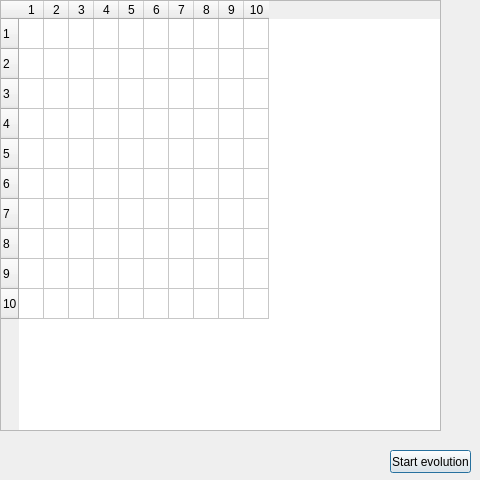
<?xml version="1.0" encoding="UTF-8"?>
<ui version="4.0">
 <class>Dialog</class>
 <widget class="QDialog" name="Dialog">
  <property name="geometry">
   <rect>
    <x>0</x>
    <y>0</y>
    <width>480</width>
    <height>480</height>
   </rect>
  </property>
  <property name="windowTitle">
   <string>Dialog</string>
  </property>
  <widget class="QPushButton" name="Press">
   <property name="geometry">
    <rect>
     <x>390</x>
     <y>450</y>
     <width>81</width>
     <height>23</height>
    </rect>
   </property>
   <property name="text">
    <string>Start evolution</string>
   </property>
  </widget>
  <widget class="QTableWidget" name="tableWidget">
   <property name="geometry">
    <rect>
     <x>0</x>
     <y>0</y>
     <width>441</width>
     <height>431</height>
    </rect>
   </property>
   <property name="cursor" stdset="0">
    <cursorShape>ArrowCursor</cursorShape>
   </property>
   <property name="accessibleName">
    <string>life_table</string>
   </property>
   <property name="autoFillBackground">
    <bool>false</bool>
   </property>
   <property name="rowCount">
    <number>10</number>
   </property>
   <property name="columnCount">
    <number>10</number>
   </property>
   <attribute name="horizontalHeaderVisible">
    <bool>true</bool>
   </attribute>
   <attribute name="horizontalHeaderCascadingSectionResizes">
    <bool>false</bool>
   </attribute>
   <attribute name="horizontalHeaderDefaultSectionSize">
    <number>25</number>
   </attribute>
   <attribute name="horizontalHeaderMinimumSectionSize">
    <number>25</number>
   </attribute>
   <row/>
   <row/>
   <row/>
   <row/>
   <row/>
   <row/>
   <row/>
   <row/>
   <row/>
   <row/>
   <column/>
   <column/>
   <column/>
   <column/>
   <column/>
   <column/>
   <column/>
   <column/>
   <column/>
   <column/>
  </widget>
 </widget>
 <resources/>
 <connections/>
</ui>
